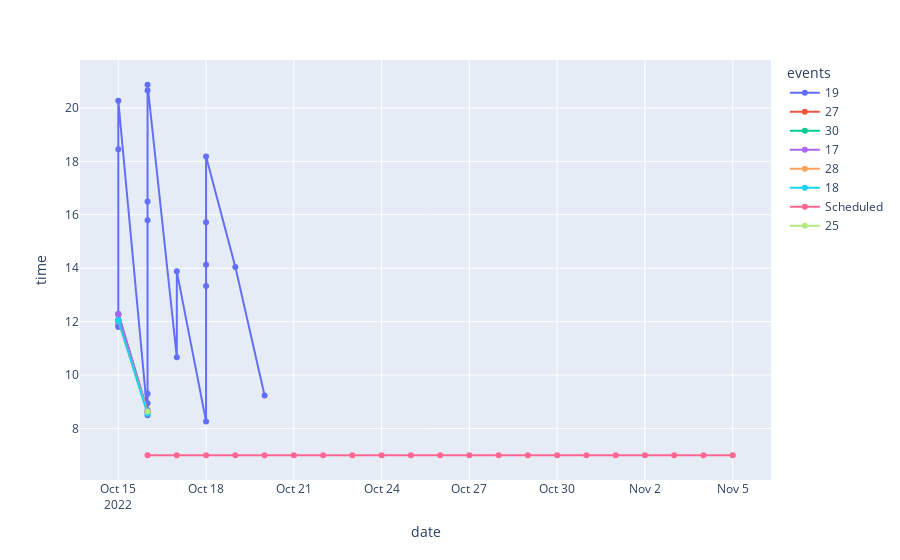

Here is the notebook cell this chart was saved with:
### Markdown cell above
'84R29C7UDR'

'mkxN5gMcg2'

'T00mMEwEZQ'

''

### Code cell
id = 'UGsSC0G3ek'
tmp = df_vis.query("user == @id")
# display(tmp)
# display(cueingIntervals.query("user == @id").head())
px.line(tmp, x="date", y="time", hover_data=["message"], color="events", markers= True)

### Figure 1 — Plotly figure (JSON) as saved in the notebook; plotly's stock layout.template omitted (floating-point values rounded to 4 significant figures)
{"data": [{"customdata": [["Phone scheduled cueing started. Until 22:00 Cueing period: 60 seconds. Vibration pattern: 3x Times. Vibration intensity: Default"], ["Phone scheduled cueing started. Until 22:00 Cueing period: 60 seconds. Vibration pattern: 3x Times. Vibration intensity: Default"], ["Phone scheduled cueing started. Until 22:00 Cueing period: 60 seconds. Vibration pattern: 3x Times. Vibration intensity: Default"], ["Phone scheduled cueing started. Until 22:00 Cueing period: 60 seconds. Vibration pattern: 3x Times. Vibration intensity: Default"], ["Phone scheduled cueing started. Until 22:00 Cueing period: 60 seconds. Vibration pattern: 3x Times. Vibration intensity: Default"], ["Phone scheduled cueing started. Until 22:00 Cueing period: 60 seconds. Vibration pattern: 3x Times. Vibration intensity: Default"], ["Phone scheduled cueing started. Until 22:00 Cueing period: 60 seconds. Vibration pattern: 3x Times. Vibration intensity: Default"], ["Phone scheduled cueing started. Until 22:00 Cueing period: 60 seconds. Vibration pattern: 3x Times. Vibration intensity: Default"], ["Phone scheduled cueing started. Until 22:00 Cueing period: 60 seconds. Vibration pattern: 3x Times. Vibration intensity: Default"], ["Phone scheduled cueing started. Until 22:00 Cueing period: 60 seconds. Vibration pattern: 3x Times. Vibration intensity: Default"], ["Phone scheduled cueing started. Until 22:00 Cueing period: 60 seconds. Vibration pattern: 3x Times. Vibration intensity: Default"], ["Phone scheduled cueing started. Until 22:00 Cueing period: 60 seconds. Vibration pattern: 3x Times. Vibration intensity: Default"], ["Phone scheduled cueing started. Until 22:00 Cueing period: 60 seconds. Vibration pattern: 3x Times. Vibration intensity: Default"], ["Phone scheduled cueing started. Until 22:00 Cueing period: 60 seconds. Vibration pattern: 3x Times. Vibration intensity: Default"], ["Phone scheduled cueing started. Until 22:00 Cueing period: 60 seconds. Vibration pattern: 3x Times. Vibration intensity: Default"], ["Phone scheduled cueing started. Until 22:00 Cueing period: 60 seconds. Vibration pattern: 3x Times. Vibration intensity: Default"], ["Phone scheduled cueing started. Until 22:00 Cueing period: 60 seconds. Vibration pattern: 3x Times. Vibration intensity: Default"], ["Phone scheduled cueing started. Until 22:00 Cueing period: 60 seconds. Vibration pattern: 3x Times. Vibration intensity: Default"], ["Phone scheduled cueing started. Until 22:00 Cueing period: 60 seconds. Vibration pattern: 3x Times. Vibration intensity: Default"], ["Phone scheduled cueing started. Until 22:00 Cueing period: 60 seconds. Vibration pattern: 3x Times. Vibration intensity: Default"], ["Phone scheduled cueing started. Until 22:00 Cueing period: 60 seconds. Vibration pattern: 3x Times. Vibration intensity: Default"], ["Phone scheduled cueing started. Until 22:00 Cueing period: 60 seconds. Vibration pattern: 3x Times. Vibration intensity: Default"], ["Phone scheduled cueing started. Until 22:00 Cueing period: 60 seconds. Vibration pattern: 3x Times. Vibration intensity: Default"], ["Phone scheduled cueing started. Until 22:00 Cueing period: 60 seconds. Vibration pattern: 3x Times. Vibration intensity: Default"], ["Phone scheduled cueing started. Until 22:00 Cueing period: 60 seconds. Vibration pattern: 3x Times. Vibration intensity: Default"], ["Phone scheduled cueing started. Until 22:00 Cueing period: 60 seconds. Vibration pattern: 3x Times. Vibration intensity: Default"], ["Phone scheduled cueing started. Until 22:00 Cueing period: 60 seconds. Vibration pattern: 3x Times. Vibration intensity: Default"], ["Phone scheduled cueing started. Until 22:00 Cueing period: 60 seconds. Vibration pattern: 3x Times. Vibration intensity: Default"], ["Phone scheduled cueing started. Until 22:00 Cueing period: 60 seconds. Vibration pattern: 3x Times. Vibration intensity: Default"], ["Phone scheduled cueing started. Until 22:00 Cueing period: 60 seconds. Vibration pattern: 3x Times. Vibration intensity: Default"], ["Phone scheduled cueing started. Until 22:00 Cueing period: 60 seconds. Vibration pattern: 3x Times. Vibration intensity: Default"], ["Phone scheduled cueing started. Until 22:00 Cueing period: 60 seconds. Vibration pattern: 3x Times. Vibration intensity: Default"]], "hovertemplate": "events=19<br>date=%{x}<br>time=%{y}<br>message=%{customdata[0]}<extra></extra>", "legendgroup": "19", "line": {"color": "#636efa", "dash": "solid"}, "marker": {"symbol": "circle"}, "mode": "lines+markers", "name": "19", "orientation": "v", "showlegend": true, "type": "scatter", "x": ["2022-10-15", "2022-10-15", "2022-10-15", "2022-10-15", "2022-10-15", "2022-10-15", "2022-10-15", "2022-10-15", "2022-10-15", "2022-10-15", "2022-10-15", "2022-10-16", "2022-10-16", "2022-10-16", "2022-10-16", "2022-10-16", "2022-10-16", "2022-10-16", "2022-10-16", "2022-10-16", "2022-10-16", "2022-10-16", "2022-10-16", "2022-10-17", "2022-10-17", "2022-10-18", "2022-10-18", "2022-10-18", "2022-10-18", "2022-10-18", "2022-10-19", "2022-10-20"], "xaxis": "x", "y": [11.8, 11.87, 12.02, 12.02, 12.05, 12.05, 12.05, 12.05, 12.27, 18.45, 20.27, 8.5, 8.633, 8.633, 8.633, 8.633, 8.683, 8.95, 9.3, 15.8, 16.5, 20.65, 20.87, 10.67, 13.88, 8.267, 13.33, 14.13, 15.72, 18.18, 14.05, 9.233], "yaxis": "y"}, {"customdata": [["Scheduled cueing muted completely"], ["Scheduled cueing muted completely"], ["Scheduled cueing muted completely"]], "hovertemplate": "events=27<br>date=%{x}<br>time=%{y}<br>message=%{customdata[0]}<extra></extra>", "legendgroup": "27", "line": {"color": "#EF553B", "dash": "solid"}, "marker": {"symbol": "circle"}, "mode": "lines+markers", "name": "27", "orientation": "v", "showlegend": true, "type": "scatter", "x": ["2022-10-15", "2022-10-15", "2022-10-16"], "xaxis": "x", "y": [12.02, 12.28, 8.633], "yaxis": "y"}, {"customdata": [["Muted scheduled cueing on phone for 35933867 ms"], ["Muted scheduled cueing on phone for 34953109 ms"], ["Muted scheduled cueing on phone for 48096246 ms"]], "hovertemplate": "events=30<br>date=%{x}<br>time=%{y}<br>message=%{customdata[0]}<extra></extra>", "legendgroup": "30", "line": {"color": "#00cc96", "dash": "solid"}, "marker": {"symbol": "circle"}, "mode": "lines+markers", "name": "30", "orientation": "v", "showlegend": true, "type": "scatter", "x": ["2022-10-15", "2022-10-15", "2022-10-16"], "xaxis": "x", "y": [12.02, 12.28, 8.633], "yaxis": "y"}, {"customdata": [["Phone muted cueing started. Until 22:00 Cueing period: 60 seconds. Vibration pattern: 3x Times. Vibration intensity: Default"], ["Phone muted cueing started. Until 22:00 Cueing period: 60 seconds. Vibration pattern: 3x Times. Vibration intensity: Default"], ["Phone muted cueing started. Until 22:00 Cueing period: 60 seconds. Vibration pattern: 3x Times. Vibration intensity: Default"]], "hovertemplate": "events=17<br>date=%{x}<br>time=%{y}<br>message=%{customdata[0]}<extra></extra>", "legendgroup": "17", "line": {"color": "#ab63fa", "dash": "solid"}, "marker": {"symbol": "circle"}, "mode": "lines+markers", "name": "17", "orientation": "v", "showlegend": true, "type": "scatter", "x": ["2022-10-15", "2022-10-15", "2022-10-16"], "xaxis": "x", "y": [12.02, 12.28, 8.633], "yaxis": "y"}, {"customdata": [["Silence mode stopped on phone"], ["Silence mode stopped on phone"]], "hovertemplate": "events=28<br>date=%{x}<br>time=%{y}<br>message=%{customdata[0]}<extra></extra>", "legendgroup": "28", "line": {"color": "#FFA15A", "dash": "solid"}, "marker": {"symbol": "circle"}, "mode": "lines+markers", "name": "28", "orientation": "v", "showlegend": true, "type": "scatter", "x": ["2022-10-15", "2022-10-16"], "xaxis": "x", "y": [12.02, 8.633], "yaxis": "y"}, {"customdata": [["Phone manual cueing started. Until 12:07 Cueing period: 60 seconds. Vibration pattern: 3x Times. Vibration intensity: Default"], ["Phone manual cueing started. Until 12:07 Cueing period: 60 seconds. Vibration pattern: 3x Times. Vibration intensity: Default"], ["Phone manual cueing started. Until 12:08 Cueing period: 60 seconds. Vibration pattern: 3x Times. Vibration intensity: Default"], ["Phone manual cueing started. Until 08:43 Cueing period: 60 seconds. Vibration pattern: 3x Times. Vibration intensity: Default"]], "hovertemplate": "events=18<br>date=%{x}<br>time=%{y}<br>message=%{customdata[0]}<extra></extra>", "legendgroup": "18", "line": {"color": "#19d3f3", "dash": "solid"}, "marker": {"symbol": "circle"}, "mode": "lines+markers", "name": "18", "orientation": "v", "showlegend": true, "type": "scatter", "x": ["2022-10-15", "2022-10-15", "2022-10-15", "2022-10-16"], "xaxis": "x", "y": [12.03, 12.03, 12.05, 8.55], "yaxis": "y"}, {"customdata": [["Scheduled Cueing until 0 days 22:00:00"], ["Scheduled Cueing until 0 days 22:00:00"], ["Scheduled Cueing until 0 days 22:00:00"], ["Scheduled Cueing until 0 days 22:00:00"], ["Scheduled Cueing until 0 days 22:00:00"], ["Scheduled Cueing until 0 days 22:00:00"], ["Scheduled Cueing until 0 days 22:00:00"], ["Scheduled Cueing until 0 days 22:00:00"], ["Scheduled Cueing until 0 days 22:00:00"], ["Scheduled Cueing until 0 days 22:00:00"], ["Scheduled Cueing until 0 days 22:00:00"], ["Scheduled Cueing until 0 days 22:00:00"], ["Scheduled Cueing until 0 days 22:00:00"], ["Scheduled Cueing until 0 days 22:00:00"], ["Scheduled Cueing until 0 days 22:00:00"], ["Scheduled Cueing until 0 days 22:00:00"], ["Scheduled Cueing until 0 days 22:00:00"], ["Scheduled Cueing until 0 days 22:00:00"], ["Scheduled Cueing until 0 days 22:00:00"], ["Scheduled Cueing until 0 days 22:00:00"], ["Scheduled Cueing until 0 days 22:00:00"]], "hovertemplate": "events=Scheduled<br>date=%{x}<br>time=%{y}<br>message=%{customdata[0]}<extra></extra>", "legendgroup": "Scheduled", "line": {"color": "#FF6692", "dash": "solid"}, "marker": {"symbol": "circle"}, "mode": "lines+markers", "name": "Scheduled", "orientation": "v", "showlegend": true, "type": "scatter", "x": ["2022-10-16", "2022-10-17", "2022-10-18", "2022-10-19", "2022-10-20", "2022-10-21", "2022-10-22", "2022-10-23", "2022-10-24", "2022-10-25", "2022-10-26", "2022-10-27", "2022-10-28", "2022-10-29", "2022-10-30", "2022-10-31", "2022-11-01", "2022-11-02", "2022-11-03", "2022-11-04", "2022-11-05"], "xaxis": "x", "y": [7, 7, 7, 7, 7, 7, 7, 7, 7, 7, 7, 7, 7, 7, 7, 7, 7, 7, 7, 7, 7], "yaxis": "y"}, {"customdata": [["Manual Cueing stopped on phone"]], "hovertemplate": "events=25<br>date=%{x}<br>time=%{y}<br>message=%{customdata[0]}<extra></extra>", "legendgroup": "25", "line": {"color": "#B6E880", "dash": "solid"}, "marker": {"symbol": "circle"}, "mode": "lines+markers", "name": "25", "orientation": "v", "showlegend": true, "type": "scatter", "x": ["2022-10-16"], "xaxis": "x", "y": [8.633], "yaxis": "y"}], "layout": {"legend": {"title": {"text": "events"}, "tracegroupgap": 0}, "margin": {"t": 60}, "xaxis": {"anchor": "y", "domain": [0, 1], "title": {"text": "date"}}, "yaxis": {"anchor": "x", "domain": [0, 1], "title": {"text": "time"}}}}
